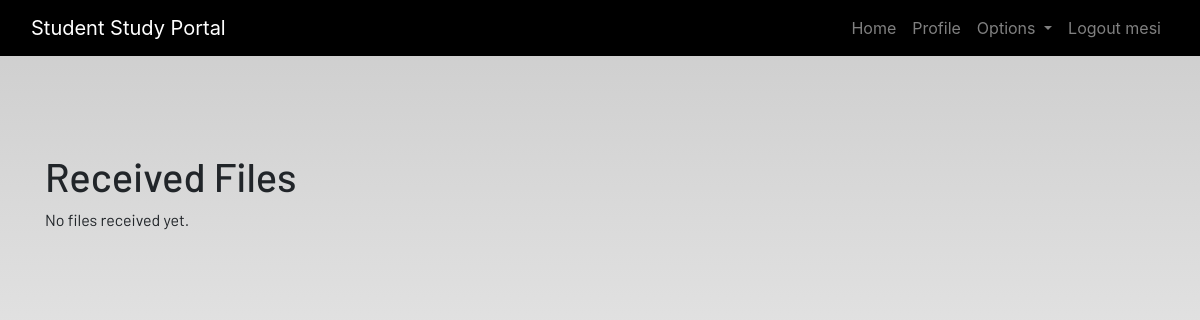
The app's page /received-files/ (signed in), older data.
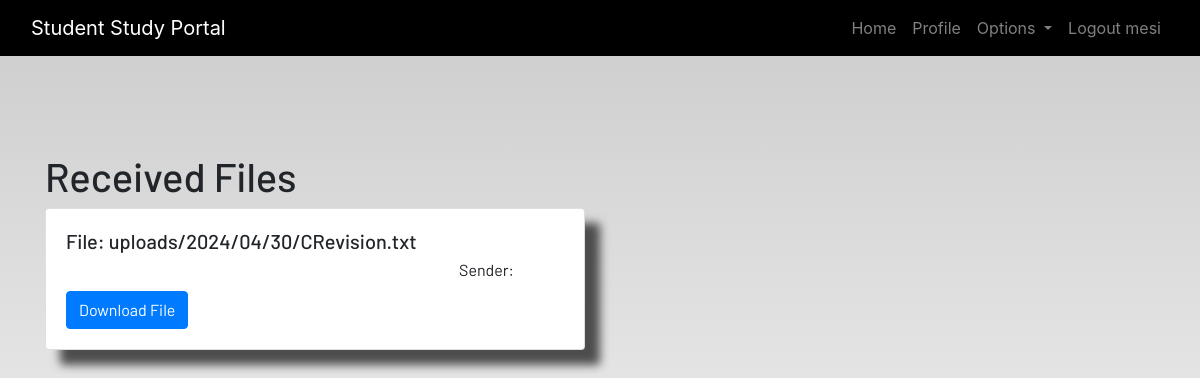
The same page, newer data.
### dashboard/models.py (models this page shows, shortened)
class UploadedFile(models.Model):
    user = models.ForeignKey(User, on_delete=models.CASCADE, null=True, default=None)
    file = models.FileField(upload_to='uploads/%Y/%m/%d/')
    uploaded_at = models.DateTimeField(auto_now_add=True)

### dashboard/views.py (the view)
# urls.py: path('received-files/', views.received_files, name='received_files'),
@login_required
def received_files(request):
    files = UploadedFile.objects.filter(user=request.user)
    return render(request, 'dashboard/received_files.html', {'files': files})

### dashboard/templates/dashboard/received_files.html
{% extends 'dashboard/base.html' %}
{% block content %}
<div class="container mt-5">
    <h1>Received Files</h1>
    {% if files %}
    <div class="row">
        {% for file in files %}
        <div class="col-md-6">
            <div class="card mb-3">
                <div class="card-body">
                    <h5 class="card-title">File: {{ file.file.name }}</h5>
                    <p class="card-text">Sender: {{ file.sender.username }}</p>
                    <a href="{% url 'download_file' file.id %}" class="btn btn-primary">Download File</a>
                </div>
            </div>
        </div>
        {% empty %}
        <div class="col">
            <p>No files received yet.</p>
        </div>
        {% endfor %}
    </div>
    {% else %}
    <p>No files received yet.</p>
    {% endif %}
</div>
{% endblock %}

Row changes from the older to the newer data that the page shows:
added UploadedFile: file.name "uploads/2024/04/30/CRevision.txt"
Text that changed along with them:
text no longer shown: "No files received yet."
